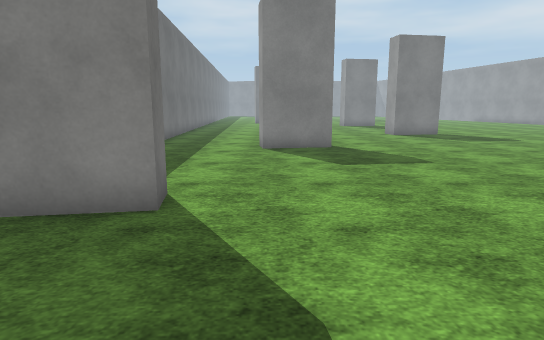
View 1 (above)

19 first-person views from a walk through a 3-D level made in the Unity game engine. The camera is 1.4 m above the floor, tilts 10° down and sees 75° across. The floor is counted in squares, 1 m on a side. Each view is taken from the middle of a square. On the plan, view 1 faces up. The plan holds only what a view shows up to about 15 squares ahead; the rest is blank. The place goes on beyond the plan. Flat ground stands in for the terrain. The player character is not drawn. Some animated figures are not drawn. Surface patterns are stand-ins for the level's own textures.

View 2
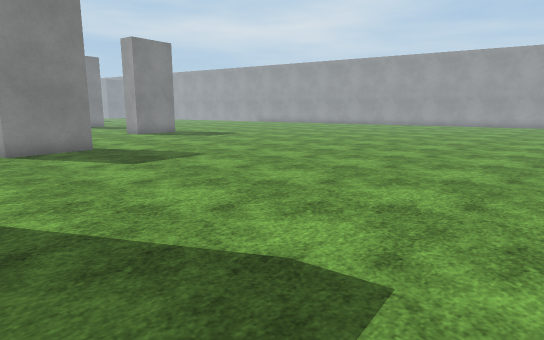

View 3
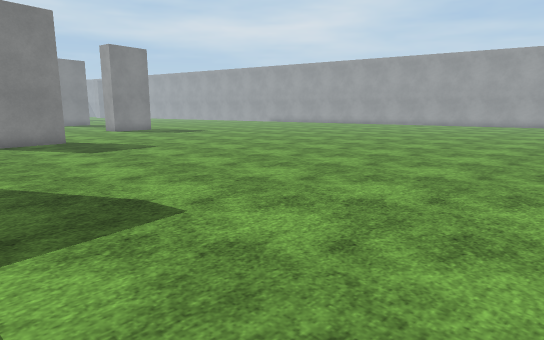

View 4
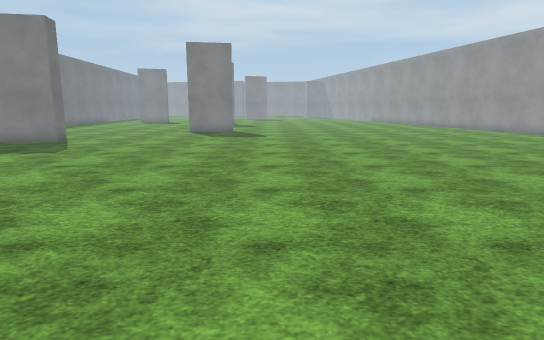

View 5
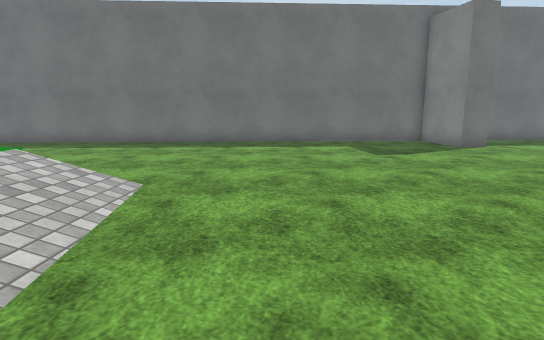

View 6
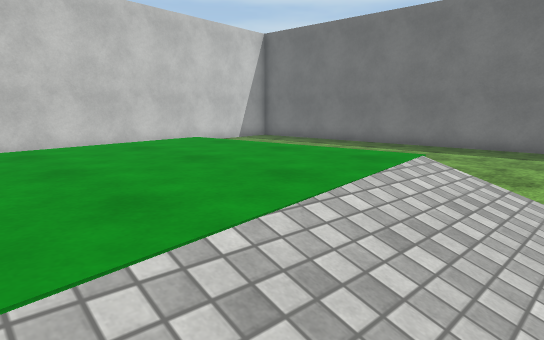

View 7
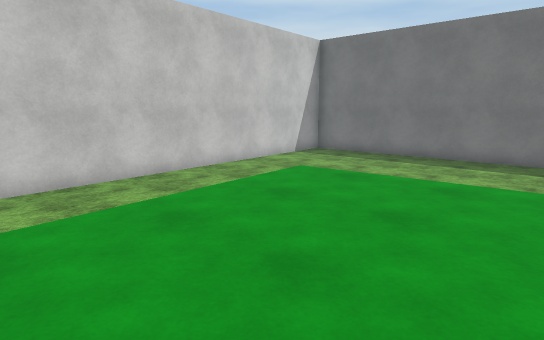

View 8
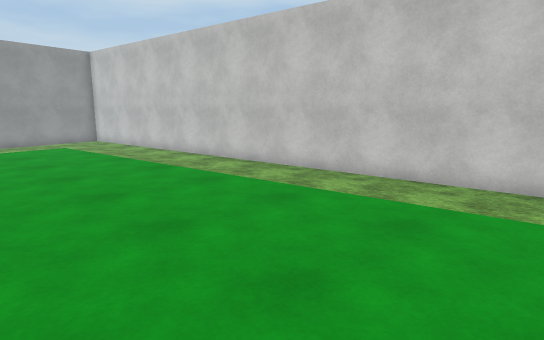

View 9
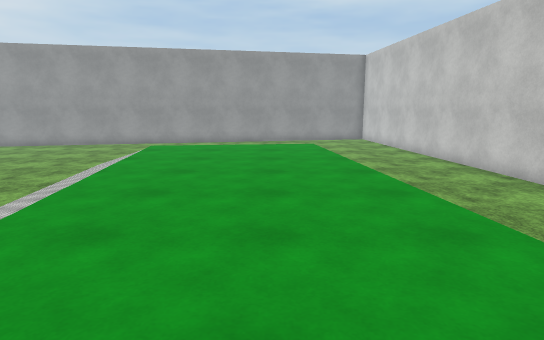

View 10
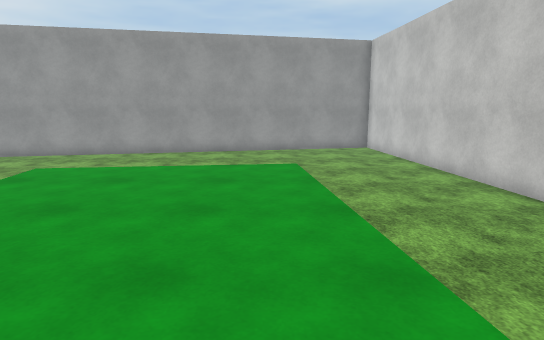

View 11
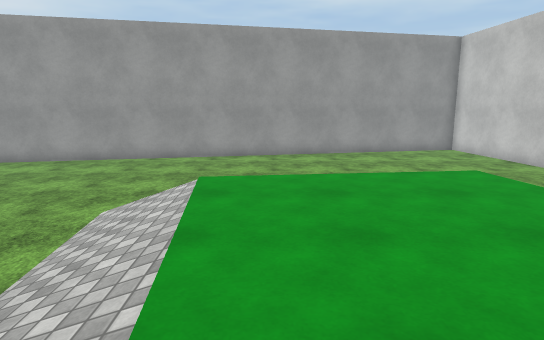

View 12
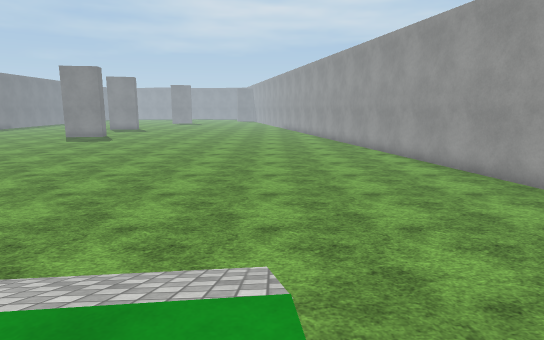

View 13
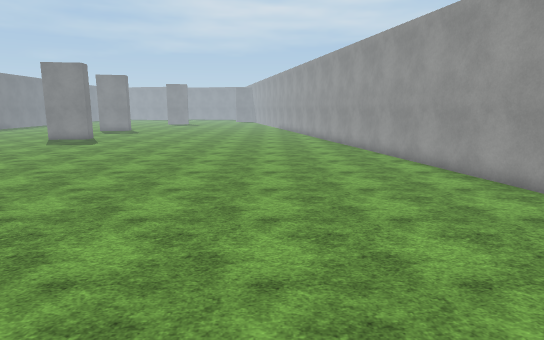

View 14
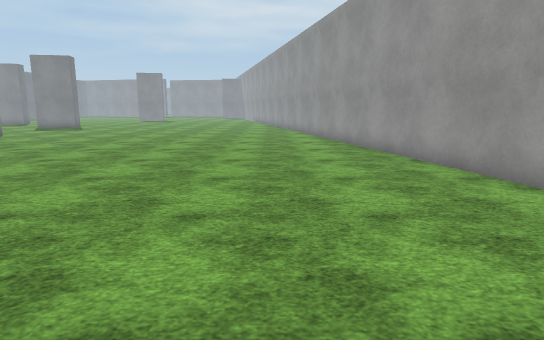

View 15
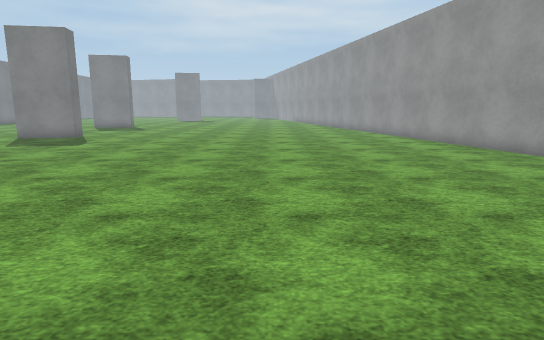

View 16
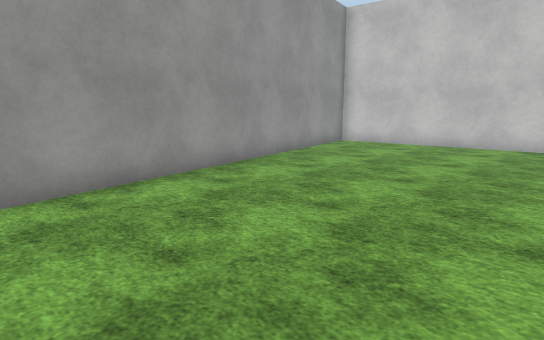

View 17
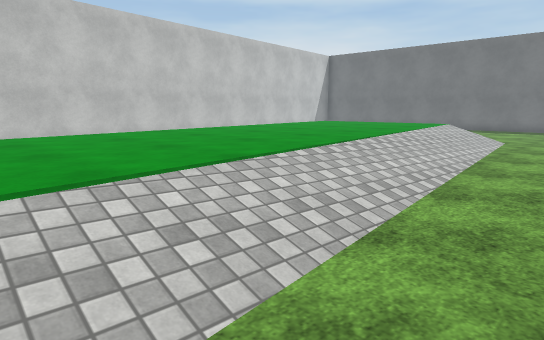

View 18
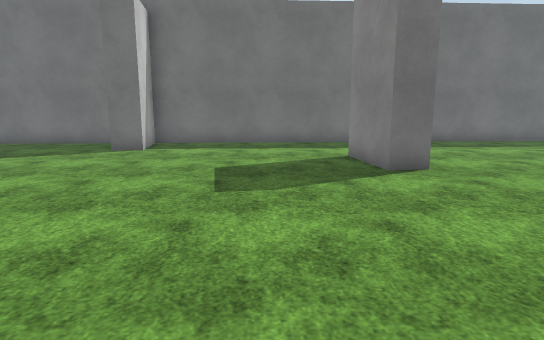

View 19
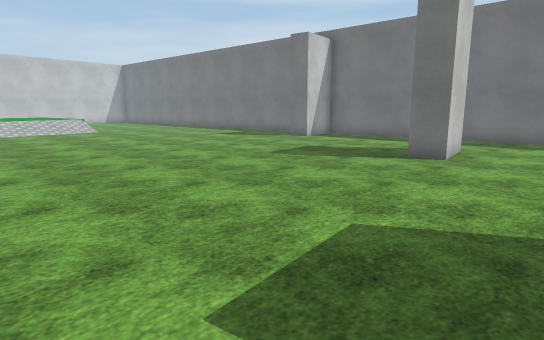

### Floor plan
Key: @ floor where view 1 was taken; # wall or solid block; . main floor; : floor 0.75 m higher than the main floor; / step, stairs or slope; = window, fence, low wall or low ledge.
Columns run from 5 left of view 1 to 32 right of it. Each row starts with its distance up from view 1.
 17 #......     ..................#
 16 #.............................#
 15 #.............................##
 14 #..............................#
 13 #....###.......................#
 12 #..............................#
 11 #..............................##
 10 #...............................#
  9 #...............................#
  8 #...............................#
  7 ##..............................#
  6  #..............................##
  5  ###.............................#
  4  #...............................#
  3  #...............................#
  2  #...............................#
  1  #...............................##
  0  #...@............................#
 -1  #................................#
 -2  #................................#
 -3  #.....................////.......##
 -4  #............/////////////........#
 -5  #........////////////:/::: .......#
 -6  #....... =//::/::::::::::: .......#
 -7  #......  :::::::::::::::::  ......#
 -8  #......  :::::::::::::::::. ......##
 -9  #.....   :::::::::::::::::. .......#
-10  #.....   .::::::::::::::::= .......#
-11  #......  .:::::::::::::............#
-12  ##.....  .:::::==..................##
-13   #.....          ...................#
-14    .....       ......................#
-15     ...............................###
-16      ....................###########
-17       .........###########
-18        #########

Where each view was taken, in squares from view 1:
view 1: 0 up, 0 right, facing up
view 2: 0 up, 2 left, facing up-right
view 3: 3 down, 2 left, facing up-right
view 4: 2 down, 11 right, facing up
view 5: 2 down, 11 right, facing left
view 6: 4 down, 11 right, facing down-left
view 7: 7 down, 12 right, facing down-left
view 8: 7 down, 8 right, facing down-right
view 9: 9 down, 8 right, facing right
view 10: 10 down, 13 right, facing right
view 11: 6 down, 14 right, facing right
view 12: 7 down, 21 right, facing up
view 13: 5 down, 21 right, facing up
view 14: 2 up, 22 right, facing up
view 15: 2 up, 18 right, facing up
view 16: 2 down, 23 right, facing down-right
view 17: 1 down, 21 right, facing down-left
view 18: 10 up, 10 right, facing left
view 19: 17 up, 12 right, facing down-left
